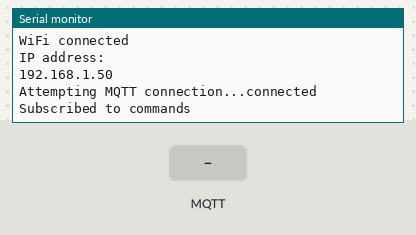
A sketch run on a simulated ESP32. Shown: the last lines printed to the serial monitor. Inputs (shaded band) come from the test bench. WiFi joins after 1.5 s; servers stay silent unless stated; random numbers use the default seed unless the sketch sets one; no MQTT or app messages arrive unless stated.

Above: at 2.7 s.
2.8 s: MQTT message "Commands" arrives on the first subscribed topic
At 3.8 s:
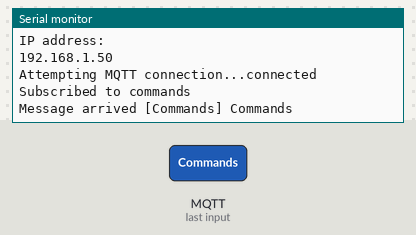
4.3 s: MQTT message "left" arrives on the first subscribed topic
At 5.0 s:
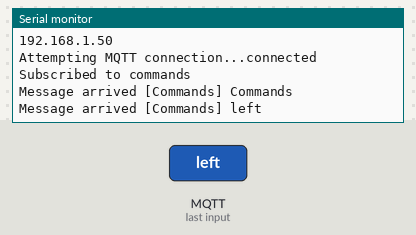
5.8 s: MQTT message "right" arrives on the first subscribed topic
At 7.0 s:
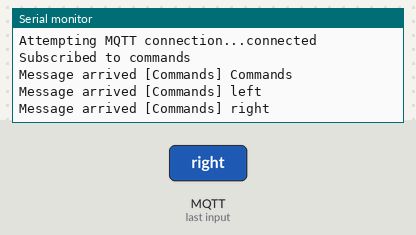
7.3 s: MQTT message "1" arrives on the first subscribed topic
At 8.5 s:
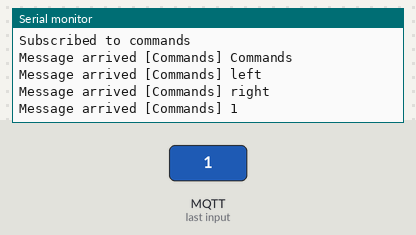
8.8 s: MQTT message "on" arrives on the first subscribed topic
At 9.6 s:
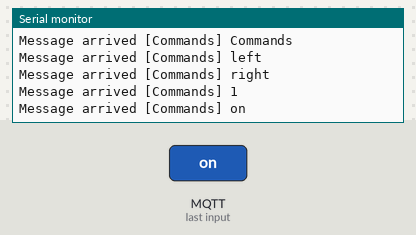
10.3 s: MQTT message "off" arrives on the first subscribed topic
At 10.7 s:
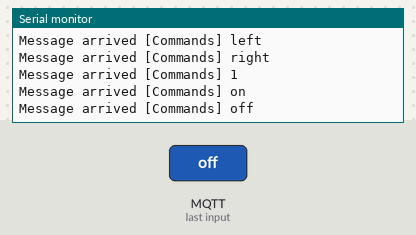

Measured:
- after the input at 2.8 s, the serial monitor: prints a new line at once (image 1)
- after the input at 4.3 s, the serial monitor: prints a new line at once (image 2)
- after the input at 5.8 s, the serial monitor: prints a new line at once (image 3)
- after the input at 7.3 s, the serial monitor: prints a new line at once (image 4)
- after the input at 8.8 s, the serial monitor: prints a new line at once (image 5)
- after the input at 10.3 s, the serial monitor: prints a new line at once (image 6)

The sketch:

MQTTMovement.ino
```cpp
#include <SPI.h>
#include <WiFi.h>
#include <PubSubClient.h>

#include <AFMotor.h>

#include <Adafruit_MQTT.h>
#include <Adafruit_MQTT_Client.h>

#define LED_BLUE 13

//char ssid[] = "guest-SDUHSD"; //  your network SSID (name)
//char pass[] = "guest-SDUHSD";    // your network password (use for WPA, or use as key for WEP)
char ssid[] = "Mauro Wi-Fi Network";
char pass[] = "Maggie4848147";
int keyIndex = 0;            // your network key Index number (needed only for WEP)

char mqtt_server = "m10.cloudmqtt.com:15345";

char server[] = "www.google.com";

int status = WL_IDLE_STATUS;
long lastMsg = 0;
char msg[50];
int value = 0;
// Setup the MQTT client class by passing in the WiFi client and MQTT server and login details.

WiFiClient wifiClient;
PubSubClient client(wifiClient);

AF_DCMotor motor(1, MOTOR12_64KHZ);

void setup_wifi(){
  delay(10);
  Serial.println();
  Serial.print("Connecting to ");
  Serial.println(ssid);

  WiFi.begin(ssid, pass);

  while (WiFi.status() != WL_CONNECTED) {
    delay(500);
    Serial.print(".");
  }
  randomSeed(micros());
  Serial.println("");
  Serial.println("WiFi connected");
  Serial.println("IP address: ");
  Serial.println(WiFi.localIP());
}

void callback(char* topic, byte* payload, unsigned int length) {
  Serial.print("Message arrived [");
  Serial.print(topic);
  Serial.print("] ");
  for (int i = 0; i < length; i++) {
    Serial.print((char)payload[i]);
  }
  if(topic == "Commands"){
    if(payload == "left"){
      motor.setSpeed(50);
      motor.run(FORWARD);
    }else if(payload == "right"){
      motor.setSpeed(50);
      motor.run(BACKWARD);
    }else{
      motor.run(RELEASE);
    }
  }

  Serial.println();
}

void reconnect() {
  // Loop until we're reconnected
  while (!client.connected()) {
    Serial.print("Attempting MQTT connection...");
    // Create a random client ID
    String clientId = "Arduino-";
    clientId += String(random(0xffff), HEX);
    // Attempt to connect
    if (client.connect("Arduino","Arduino","arduino")) {
      Serial.println("connected");
      // Once connected, publish an announcement...
      client.publish("Output", "hello Arduino");
      // ... and resubscribe
      client.subscribe("Commands");
      Serial.println("Subscribed to commands");
    } else {
      Serial.print("failed, rc=");
      Serial.print(client.state());
      Serial.println(" try again in 5 seconds");
      // Wait 5 seconds before retrying
      delay(500);
    }
  }
}

void setup() {
  Serial.begin(115200);
  setup_wifi();
  client.setServer("m10.cloudmqtt.com", 15345);
  client.setCallback(callback);
}

void loop() {

  if (!client.connected()) {
    reconnect();
  }
  client.loop();

//  long now = millis();
//  if (now - lastMsg > 2000) {
//    lastMsg = now;
//    ++value;
//    snprintf (msg, 75, "hello world", value);
//    Serial.print("Publish message: ");
//    Serial.println(msg);
//    client.publish("Output", msg);
//  }
}
```
